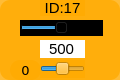
    <widget class="QWidget" name="widget_id1_17" native="true">
     <property name="geometry">
      <rect>
       <x>30</x>
       <y>280</y>
       <width>120</width>
       <height>80</height>
      </rect>
     </property>
     <property name="styleSheet">
      <string notr="true">background-color: rgb(255, 170, 0, 200);
border-radius:10px;</string>
     </property>
     <widget class="QLabel" name="label_ID1_18">
      <property name="geometry">
       <rect>
        <x>40</x>
        <y>0</y>
        <width>45</width>
        <height>16</height>
       </rect>
      </property>
      <property name="minimumSize">
       <size>
        <width>0</width>
        <height>10</height>
       </size>
      </property>
      <property name="font">
       <font>
        <family>Arial</family>
        <pointsize>11</pointsize>
       </font>
      </property>
      <property name="styleSheet">
       <string notr="true">background-color: rgb(255, 255, 255， 0);
border-radius:0px;</string>
      </property>
      <property name="text">
       <string>ID:17</string>
      </property>
      <property name="alignment">
       <set>Qt::AlignCenter</set>
      </property>
     </widget>
     <widget class="QSlider" name="horizontalSlider_pulse_id17">
      <property name="geometry">
       <rect>
        <x>20</x>
        <y>20</y>
        <width>83</width>
        <height>16</height>
       </rect>
      </property>
      <property name="autoFillBackground">
       <bool>false</bool>
      </property>
      <property name="styleSheet">
       <string notr="true">background-color: rgb(0, 0, 0);
border-radius:0px;</string>
      </property>
      <property name="minimum">
       <number>0</number>
      </property>
      <property name="maximum">
       <number>1000</number>
      </property>
      <property name="pageStep">
       <number>1</number>
      </property>
      <property name="value">
       <number>500</number>
      </property>
      <property name="orientation">
       <enum>Qt::Horizontal</enum>
      </property>
     </widget>
     <widget class="QSlider" name="horizontalSlider_dev_id17">
      <property name="geometry">
       <rect>
        <x>40</x>
        <y>60</y>
        <width>45</width>
        <height>18</height>
       </rect>
      </property>
      <property name="styleSheet">
       <string notr="true">background-color: rgb(255, 255, 255， 0);</string>
      </property>
      <property name="minimum">
       <number>-125</number>
      </property>
      <property name="maximum">
       <number>125</number>
      </property>
      <property name="pageStep">
       <number>1</number>
      </property>
      <property name="orientation">
       <enum>Qt::Horizontal</enum>
      </property>
     </widget>
     <widget class="QLabel" name="label_id17">
      <property name="geometry">
       <rect>
        <x>10</x>
        <y>60</y>
        <width>31</width>
        <height>20</height>
       </rect>
      </property>
      <property name="minimumSize">
       <size>
        <width>0</width>
        <height>10</height>
       </size>
      </property>
      <property name="font">
       <font>
        <family>DejaVu Sans</family>
        <pointsize>10</pointsize>
       </font>
      </property>
      <property name="styleSheet">
       <string notr="true">background-color: rgb(255, 255, 255， 0);</string>
      </property>
      <property name="text">
       <string>0</string>
      </property>
      <property name="alignment">
       <set>Qt::AlignCenter</set>
      </property>
     </widget>
     <widget class="QLineEdit" name="lineEdit_id17">
      <property name="geometry">
       <rect>
        <x>40</x>
        <y>40</y>
        <width>45</width>
        <height>18</height>
       </rect>
      </property>
      <property name="sizePolicy">
       <sizepolicy hsizetype="Fixed" vsizetype="Fixed">
        <horstretch>0</horstretch>
        <verstretch>0</verstretch>
       </sizepolicy>
      </property>
      <property name="font">
       <font>
        <family>Arial</family>
        <pointsize>11</pointsize>
       </font>
      </property>
      <property name="autoFillBackground">
       <bool>false</bool>
      </property>
      <property name="styleSheet">
       <string notr="true">background-color: rgb(255, 255, 255);
border-radius:0px;</string>
      </property>
      <property name="text">
       <string>500</string>
      </property>
      <property name="maxLength">
       <number>1000</number>
      </property>
      <property name="alignment">
       <set>Qt::AlignCenter</set>
      </property>
      <property name="dragEnabled">
       <bool>false</bool>
      </property>
      <property name="readOnly">
       <bool>false</bool>
      </property>
     </widget>
    </widget>
